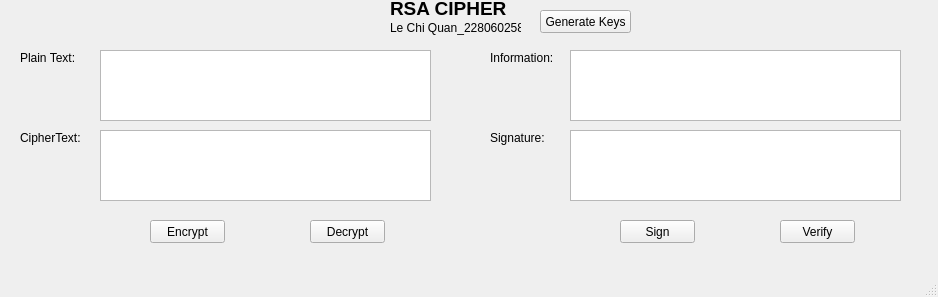
<?xml version="1.0" encoding="UTF-8"?>
<ui version="4.0">
 <class>MainWindow</class>
 <widget class="QMainWindow" name="MainWindow">
  <property name="geometry">
   <rect>
    <x>0</x>
    <y>0</y>
    <width>938</width>
    <height>297</height>
   </rect>
  </property>
  <property name="windowTitle">
   <string>RSA Cipher</string>
  </property>
  <widget class="QWidget" name="centralwidget">
   <widget class="QLabel" name="label">
    <property name="geometry">
     <rect>
      <x>390</x>
      <y>0</y>
      <width>131</width>
      <height>16</height>
     </rect>
    </property>
    <property name="font">
     <font>
      <pointsize>14</pointsize>
      <weight>75</weight>
      <bold>true</bold>
     </font>
    </property>
    <property name="text">
     <string>RSA CIPHER</string>
    </property>
   </widget>
   <widget class="QLabel" name="label_2">
    <property name="geometry">
     <rect>
      <x>20</x>
      <y>50</y>
      <width>71</width>
      <height>16</height>
     </rect>
    </property>
    <property name="text">
     <string>Plain Text:</string>
    </property>
   </widget>
   <widget class="QLabel" name="label_4">
    <property name="geometry">
     <rect>
      <x>20</x>
      <y>130</y>
      <width>71</width>
      <height>16</height>
     </rect>
    </property>
    <property name="text">
     <string>CipherText:</string>
    </property>
   </widget>
   <widget class="QPushButton" name="btn_encrypt">
    <property name="geometry">
     <rect>
      <x>150</x>
      <y>220</y>
      <width>75</width>
      <height>23</height>
     </rect>
    </property>
    <property name="text">
     <string>Encrypt</string>
    </property>
   </widget>
   <widget class="QPushButton" name="btn_decrypt">
    <property name="geometry">
     <rect>
      <x>310</x>
      <y>220</y>
      <width>75</width>
      <height>23</height>
     </rect>
    </property>
    <property name="text">
     <string>Decrypt</string>
    </property>
   </widget>
   <widget class="QTextEdit" name="txt_plain_text">
    <property name="geometry">
     <rect>
      <x>100</x>
      <y>50</y>
      <width>331</width>
      <height>71</height>
     </rect>
    </property>
   </widget>
   <widget class="QTextEdit" name="txt_cipher_text">
    <property name="geometry">
     <rect>
      <x>100</x>
      <y>130</y>
      <width>331</width>
      <height>71</height>
     </rect>
    </property>
   </widget>
   <widget class="QPushButton" name="btn_gen_keys">
    <property name="geometry">
     <rect>
      <x>540</x>
      <y>10</y>
      <width>91</width>
      <height>23</height>
     </rect>
    </property>
    <property name="text">
     <string>Generate Keys</string>
    </property>
   </widget>
   <widget class="QLabel" name="label_5">
    <property name="geometry">
     <rect>
      <x>490</x>
      <y>130</y>
      <width>71</width>
      <height>16</height>
     </rect>
    </property>
    <property name="text">
     <string>&lt;html&gt;&lt;head/&gt;&lt;body&gt;&lt;p&gt;Signature:&lt;/p&gt;&lt;/body&gt;&lt;/html&gt;</string>
    </property>
   </widget>
   <widget class="QTextEdit" name="txt_info">
    <property name="geometry">
     <rect>
      <x>570</x>
      <y>50</y>
      <width>331</width>
      <height>71</height>
     </rect>
    </property>
   </widget>
   <widget class="QLabel" name="label_3">
    <property name="geometry">
     <rect>
      <x>490</x>
      <y>50</y>
      <width>71</width>
      <height>16</height>
     </rect>
    </property>
    <property name="text">
     <string>&lt;html&gt;&lt;head/&gt;&lt;body&gt;&lt;p&gt;Information:&lt;/p&gt;&lt;/body&gt;&lt;/html&gt;</string>
    </property>
   </widget>
   <widget class="QTextEdit" name="txt_sign">
    <property name="geometry">
     <rect>
      <x>570</x>
      <y>130</y>
      <width>331</width>
      <height>71</height>
     </rect>
    </property>
   </widget>
   <widget class="QPushButton" name="btn_verify">
    <property name="geometry">
     <rect>
      <x>780</x>
      <y>220</y>
      <width>75</width>
      <height>23</height>
     </rect>
    </property>
    <property name="text">
     <string>Verify</string>
    </property>
   </widget>
   <widget class="QPushButton" name="btn_sign">
    <property name="geometry">
     <rect>
      <x>620</x>
      <y>220</y>
      <width>75</width>
      <height>23</height>
     </rect>
    </property>
    <property name="text">
     <string>Sign</string>
    </property>
   </widget>
   <widget class="QLabel" name="label_6">
    <property name="geometry">
     <rect>
      <x>390</x>
      <y>20</y>
      <width>131</width>
      <height>16</height>
     </rect>
    </property>
    <property name="text">
     <string>Le Chi Quan_2280602580</string>
    </property>
   </widget>
  </widget>
  <widget class="QMenuBar" name="menubar">
   <property name="geometry">
    <rect>
     <x>0</x>
     <y>0</y>
     <width>938</width>
     <height>21</height>
    </rect>
   </property>
  </widget>
  <widget class="QStatusBar" name="statusbar"/>
 </widget>
 <tabstops>
  <tabstop>txt_plain_text</tabstop>
  <tabstop>txt_cipher_text</tabstop>
  <tabstop>btn_encrypt</tabstop>
  <tabstop>btn_decrypt</tabstop>
 </tabstops>
 <resources/>
 <connections/>
</ui>
